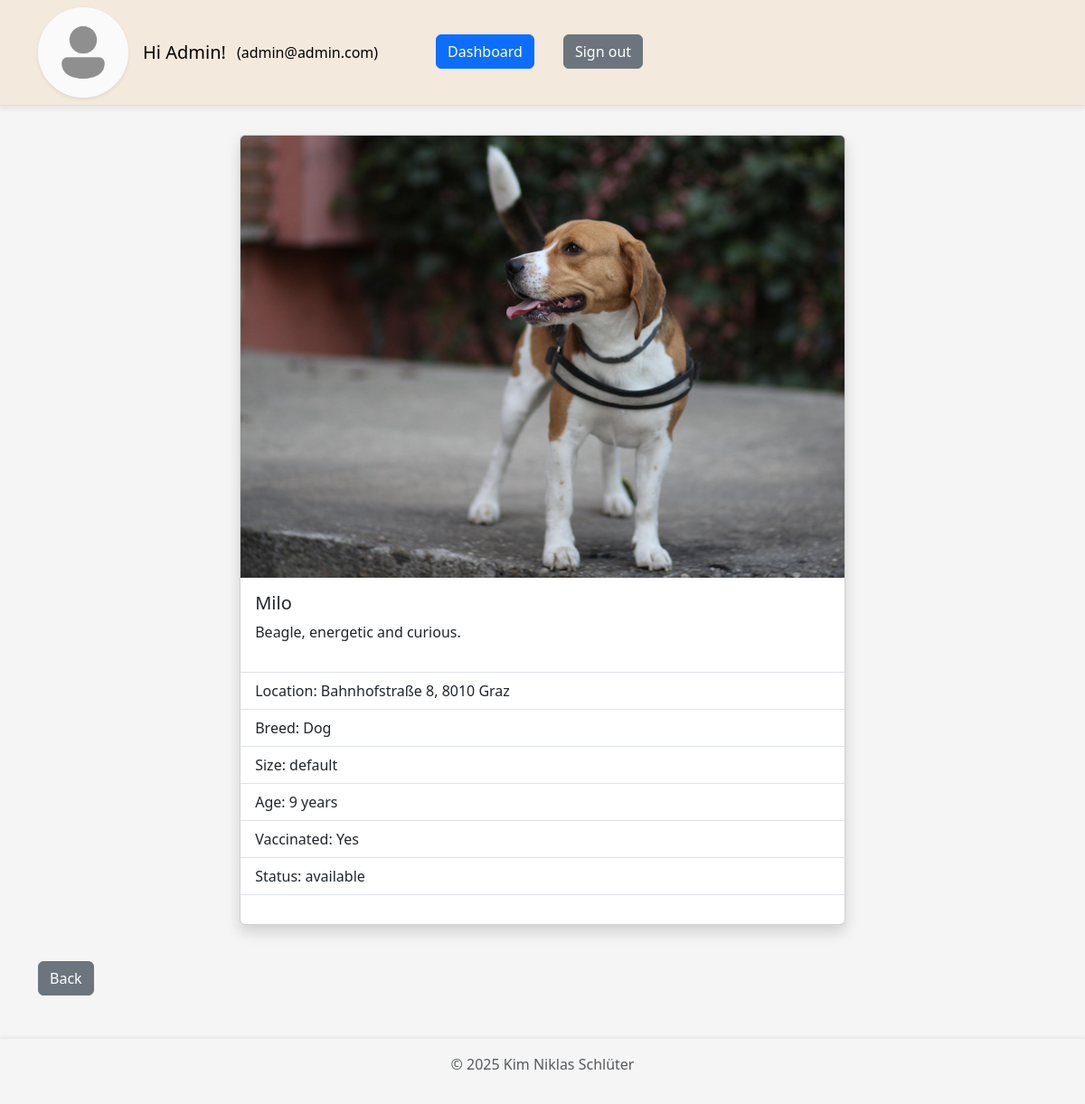
/website/animal_details.php?id=4 (signed in), run on the app's committed database.
### tables this page shows
CREATE TABLE `user` (
  `id` int(11) NOT NULL,
  `email` varchar(200) NOT NULL,
  `password` varchar(255) NOT NULL,
  `first_name` varchar(100) NOT NULL,
  `last_name` varchar(100) NOT NULL,
  `phone` varchar(50) NOT NULL,
  `address` varchar(100) NOT NULL,
  `picture` varchar(255) NOT NULL,
  `authority` enum('user','admin') NOT NULL
);

CREATE TABLE `animal` (
  `id` int(11) NOT NULL,
  `name` varchar(100) NOT NULL,
  `picture` varchar(255) DEFAULT NULL,
  `location` varchar(100) NOT NULL,
  `description` text DEFAULT NULL,
  `size` enum('small','default','big') NOT NULL DEFAULT 'default',
  `age` int(11) DEFAULT NULL,
  `vaccinated` tinyint(1) NOT NULL,
  `status` enum('available','adopted') NOT NULL DEFAULT 'available',
  `breed_id` int(11) NOT NULL
);

CREATE TABLE `breed` (
  `id` int(11) NOT NULL,
  `name` varchar(100) NOT NULL
);

### website/components/animals.php (called while the page is built, shortened)
<?php
require_once __DIR__ . '/db_connect.php';
require_once __DIR__ . '/util.php';
$conn = db_connect();
function create_response($status, $message, $data = [])
{
  $response = [
    "status" => $status,
    "message" => $message,
    "data" => $data
  ];
  return $response;
}
function get_animal_by_id($id)
{
  global $conn;
  $id = clean_input($id);
  $sql = "SELECT * FROM `animal` WHERE id=$id";
  $result = mysqli_query($conn, $sql);
  $row = mysqli_fetch_assoc($result);
  return create_response("200", "Successfully fetched animal by id.", $row);
}
function get_breed_by_id($breed_id)
{
  global $conn;
  $sql = "SELECT * FROM `breed` WHERE id=$breed_id";
  $result = mysqli_query($conn, $sql);
  $row = mysqli_fetch_assoc($result);
  return $row;
}
function get_animal_picture_url($animalData)
{
  return $animalData['picture'] ? PICTURE_FOLDER_NAME . '/' . $animalData['picture'] : ANIMAL_DEFAULT_PICTURE_URL;
}

### website/animal_details.php (the view, shortened to what this page needs)
<?php
require_once './components/db_connect.php';
require_once './components/util.php';
require_once './components/animals.php';
$conn = db_connect();
$myUserId = get_my_user_id_from_session();
$myUserData = get_user_data($conn, $myUserId);
$responseGet = get_animal_by_id($_GET['id']);
$animal = $responseGet['data'];
$animalPictureUrl = get_animal_picture_url($animal);
$vaccinatedText = ($animal['vaccinated']) ? 'Yes' : 'No';
$breedData = get_breed_by_id($animal['breed_id']);
?>
<!DOCTYPE html>
<html lang="en">
<head>
  <link href="https://cdn.jsdelivr.net/npm/bootstrap@5.3.7/dist/css/bootstrap.min.css" rel="stylesheet">
  <link rel="stylesheet" href="./styles/style.css">
</head>
<body>
  <?php require_once './components/navbar.php'; ?>
  <div class="container mt-3 mb-5" style="flex-grow: 1;">
    <?php
    $layout = "<div class='d-flex justify-content-center' style='width: 100%'>
            <div class='card shadow mb-4 d-flex flex-column justify-content-between align-items-center' style='width: 60%'>
            <div>
              <div class='animal-picture-container'>
                <img src='$animalPictureUrl' class='card-img-top animal-image' alt='animal'>
              </div>
              <div class='card-body'>
                <h5 class='card-title'>{$animal['name']}</h5>
                <p class='card-text'>{$animal['description']}</p>
              </div>
            </div>
            <div style='width: 100%'>
              <ul class='list-group list-group-flush'>
                <li class='list-group-item'></li>
                <li class='list-group-item'>Location: {$animal['location']}</li>
                <li class='list-group-item'>Breed: {$breedData['name']}</li>
                <li class='list-group-item'>Size: {$animal['size']}</li>
                <li class='list-group-item'>Age: {$animal['age']} years</li>
                <li class='list-group-item'>Vaccinated: $vaccinatedText</li>
                <li class='list-group-item'>Status: {$animal['status']}</li>
                <li class='list-group-item'></li>
              </ul>";
    $layout .= "<div class='d-flex flex-row gap-1 justify-content-around mb-3' style='width:100%'>";
    $layout .= "</div>";
    $layout .= "
            </div>
          </div>
        </div>";
    echo $layout;
    ?>
  </div>
  <?php require_once './components/footer.php'; ?>
</body>
</html>

### website/components/navbar.php (shortened to what this page needs)
<?php
$homeUrl = isset($_SESSION['admin']) ? "dashboard.php" : "home.php";
$homeName = isset($_SESSION['admin']) ? "Dashboard" : "Home";
?>
<header class='p-0 mb-3 border-bottom title-row'>
  <nav class="navbar navbar-expand-lg" style="min-height: 3.5rem">
    <div class="container">
      <?php if (isset($_SESSION['user']) || isset($_SESSION['admin'])) { ?>
        <a href='<?= $homeUrl ?>' class='d-block me-3'>
          <img src='<?= $myUserData['profile_img_url'] ?? '' ?>' alt='profile image' width='100' height='100' class='rounded-circle shadow-sm' style='object-fit:cover;'>
        </a>
        <a class="navbar-brand me-1" href="<?= $homeUrl ?>">Hi <?= $myUserData['first_name'] ?? '' ?>!</a>
      <?php } ?>
      <div class="collapse navbar-collapse" id="navbarNav">
        <ul class="navbar-nav gap-2">
          <?php if (isset($_SESSION['user']) || isset($_SESSION['admin'])) { ?>
            <li class="nav-item me-5">
              <a class="nav-link link-body-emphasis" href="#"><?= '(' . $myUserData['email'] . ')' ?></a>
            </li>
            <li class="nav-item me-4">
              <a class="btn btn-primary" href="<?= $homeUrl ?>"><?= $homeName ?></a>
            </li>
            <li class="nav-item">
              <a class="btn btn-secondary" href="logout.php">Sign out</a>
            </li>
          <?php } ?>
        </ul>
      </div>
    </div>
  </nav>
</header>

### website/styles/style.css (style rules this page uses)
body { background-color: whitesmoke; display: flex; flex-flow: column nowrap; justify-content: flex-start; min-height: 100vh; }

### data on the page
user: first_name "Admin", email "admin@admin.com"
animal: picture (picture), name "Milo", description "Beagle, energetic and curious.", location "Bahnhofstraße 8, 8010 Graz", size "default", age "9", vaccinated "Yes", status "available"
breed: name "Dog"

### other printed values
$homeName "Dashboard"
